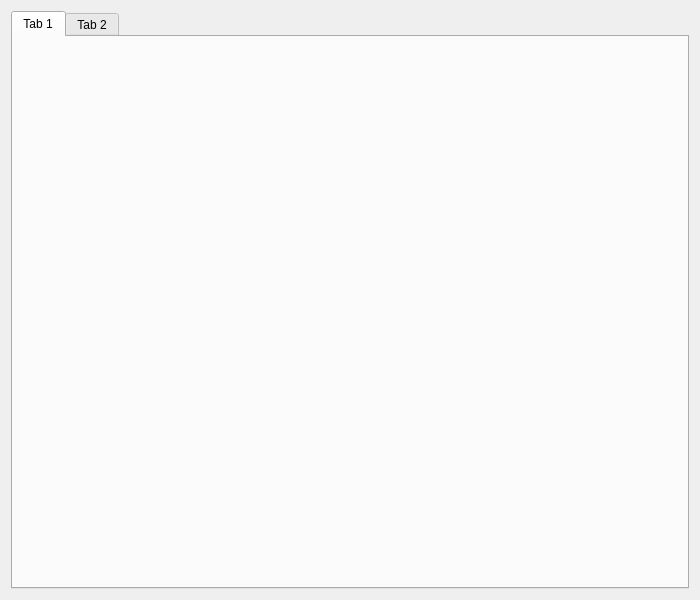
<?xml version="1.0" encoding="UTF-8"?>
<ui version="4.0">
 <class>HelpForm</class>
 <widget class="QDialog" name="HelpForm">
  <property name="geometry">
   <rect>
    <x>0</x>
    <y>0</y>
    <width>700</width>
    <height>600</height>
   </rect>
  </property>
  <property name="minimumSize">
   <size>
    <width>700</width>
    <height>600</height>
   </size>
  </property>
  <property name="maximumSize">
   <size>
    <width>700</width>
    <height>600</height>
   </size>
  </property>
  <property name="windowTitle">
   <string>Dialog</string>
  </property>
  <layout class="QVBoxLayout" name="verticalLayout">
   <item>
    <widget class="QTabWidget" name="tabWidget">
     <widget class="QWidget" name="tab">
      <attribute name="title">
       <string>Tab 1</string>
      </attribute>
     </widget>
     <widget class="QWidget" name="tab_2">
      <attribute name="title">
       <string>Tab 2</string>
      </attribute>
     </widget>
    </widget>
   </item>
  </layout>
 </widget>
 <resources/>
 <connections/>
</ui>
